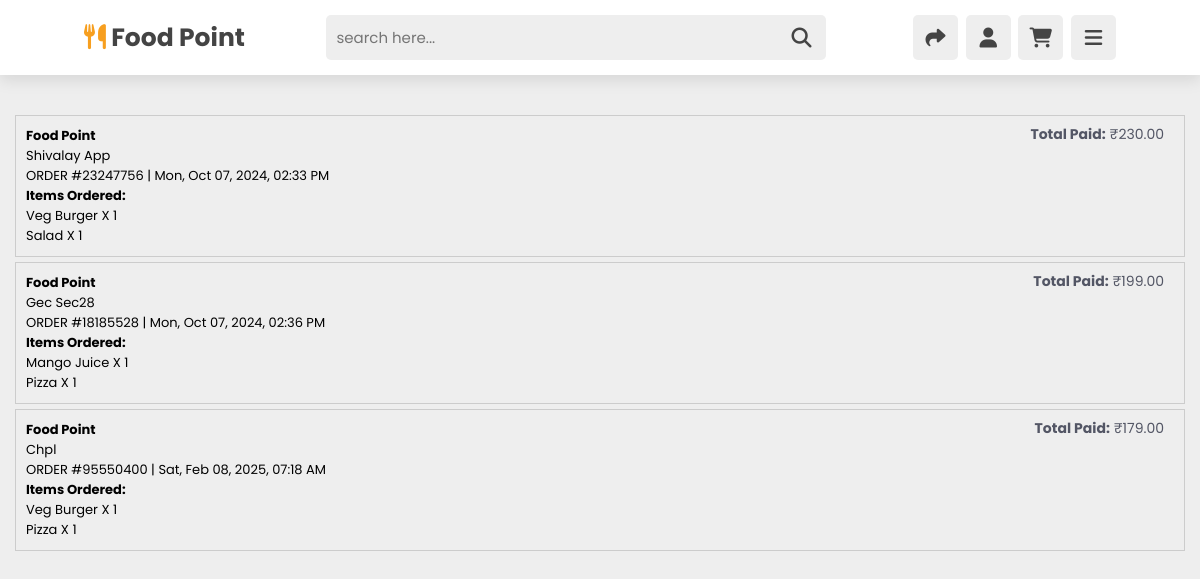
/order/ (signed in), run on the app's committed database.
### food/models.py (models this page shows)
class PastOrder(models.Model):
    user = models.ForeignKey(User, on_delete=models.CASCADE)
    order_id = models.IntegerField(unique=True)
    order_placed_at=models.DateTimeField()
    mobile_number=models.CharField(max_length=100)
    address=models.CharField(max_length=100)
    total_payment=models.DecimalField(max_digits=10,decimal_places=2)
    payment_id=models.CharField(max_length=100)

class OrderItem(models.Model):
    order=models.ForeignKey(PastOrder,on_delete=models.CASCADE)
    item_name=models.CharField(max_length=100)
    quantity=models.IntegerField()

### food/views.py (the view)
# urls.py: path('order/',views.order,name='order'),
def order(request):
    past_orders = PastOrder.objects.filter(user=request.user)
    for order in past_orders:
        order.order_items = order.orderitem_set.all()
    return render(request, 'order.html', {'past_orders': past_orders})

### food/templates/order.html (shortened to what this page needs)
{% load static %}
<!DOCTYPE html>
<html lang="en">
<head>
    <link rel="stylesheet" href="https://unpkg.com/swiper/swiper-bundle.min.css" />
    <link rel="stylesheet" href="https://cdnjs.cloudflare.com/ajax/libs/font-awesome/6.1.1/css/all.min.css">
    <link rel="stylesheet" type="text/css" href="{% static 'css/style.css' %}">
</head>
<body>
    <header class="header">
        <a href="#" class="logo"> <i class="fas fa-utensils"></i> Food Point </a>
        <form action="" class="search-form">
            <input type="search" name="" placeholder="search here..." id="searchBox">
            <label for="searchBox" class="fas fa-search"></label>
        </form>
        <div class="icons">
            <div class="fas fa-share" id="theme-btn"></div>
            <div class="fas fa-user" id="login-btn"></div>
            <div class="fas fa-shopping-cart" id="cart-btn"></div>
            <div class="fas fa-bars" id="menu-btn"></div>
        </div>
    </header>
    <div class="main1">
        {% for order in past_orders %}
        <div class="main2">
            <strong>Food Point</strong><br>
            {{ order.address }}<br>
            ORDER #{{ order.order_id }} | {{ order.order_placed_at|date:'D, M d, Y, h:i A' }}<br>
            <strong>Items Ordered:</strong><br>
            <ul>
                {% for item in order.orderitem_set.all %}
                <li>{{ item.item_name }} x {{ item.quantity }}</li>
                {% endfor %}
            </ul>
            <p class="t"><b>Total Paid:</b> <span>&#8377</span>{{ order.total_payment }}</p>
        </div>
        {% empty %}
        <p>No results found</p>
        {% endfor %}
    </div>
</body>
</html>

### food/static/css/style.css (style rules this page uses)
:root { --orange:#F79F1F; --text-color-1:#444; --text-color-2:#666; --bg-color-1:#fff; --bg-color-2:#eee; --box-shadow:0 .5rem 1.5rem rgba(0,0,0,.1); }
* { font-family: 'Poppins', sans-serif; margin:0; padding:0; box-sizing: border-box; outline: none; border:none; text-decoration: none; text-transform: capitalize; }
html { font-size: 62.5%; overflow-x: hidden; scroll-padding-top: 7rem; scroll-behavior: smooth; }
body { background:var(--bg-color-2); }
.header { position: fixed; top:0; left:0; right:0; background:var(--bg-color-1); box-shadow: var(--box-shadow); padding: 1.5rem 7%; z-index: 1000; display: flex; align-items: center; justify-content: space-between; }
.header .logo { font-weight: bolder; font-size: 2.5rem; color:var(--text-color-1); }
.header .logo i { color:var(--orange); }
.header .search-form { background:var(--bg-color-2); border-radius: .5rem; display: flex; align-items: center; height: 4.5rem; width:50rem; }
.header .search-form input { height:100%; width:100%; background:none; text-transform: none; font-size: 1.5rem; color:var(--text-color-1); padding:1rem; }
.header .search-form label { font-size: 2rem; margin-right: 1.5rem; color:var(--text-color-1); cursor: pointer; }
.header .icons div { height:4.5rem; width:4.5rem; line-height:4.5rem; font-size: 2rem; border-radius: .5rem; margin-left: .5rem; background:var(--bg-color-2); color:var(--text-color-1); cursor: pointer; text-align: center; }

### food/templates/order.html (style rules this page uses)
.main1 { padding: 10px; position: relative; top: 100px; }
.main2 { border: 1px solid #ccc; padding: 10px; font-size: 13px; margin: 5px; position:relative; }
.t { float: right; position: absolute; top: 8px; right: 20px; color: #535665; font-size: 14px; }
ul { list-style-type: none; }

### data on the page
PastOrder: address "Shivalay App", order_id "23247756", order_placed_at "Mon, Oct 07, 2024, 02:33 PM", total_payment "230.00"
OrderItem: item_name "Veg Burger", quantity "1"
OrderItem: item_name "Salad", quantity "1"
PastOrder: address "Gec Sec28", order_id "18185528", order_placed_at "Mon, Oct 07, 2024, 02:36 PM", total_payment "199.00"
OrderItem: item_name "Mango Juice", quantity "1"
OrderItem: item_name "Pizza", quantity "1"
PastOrder: address "Chpl", order_id "95550400", order_placed_at "Sat, Feb 08, 2025, 07:18 AM", total_payment "179.00"
OrderItem: item_name "Veg Burger", quantity "1"
OrderItem: item_name "Pizza", quantity "1"
